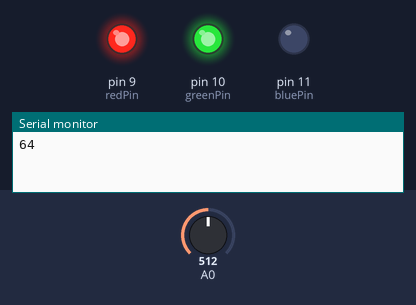
A sketch run on a simulated Arduino Uno, built with avr-gcc and run on an emulated ATmega328P. On the bench: output pins drawn as LEDs (lit = HIGH), the last lines printed to the serial monitor. Inputs (shaded band) come from the test bench; at power-on: A0 = 512.

Above: at 1.2 s.
1.3 s: A0 set to 716
At 2.2 s:
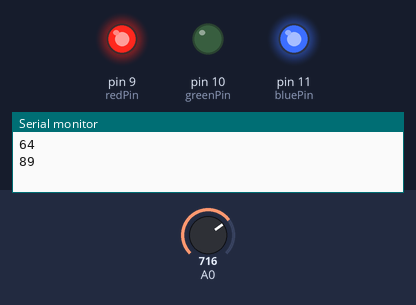
2.8 s: A0 set to 900
At 3.4 s:
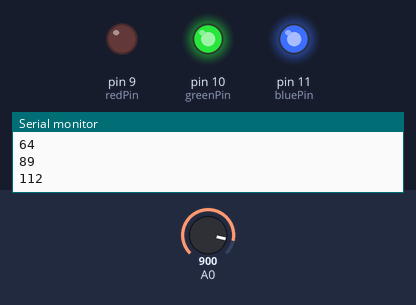
4.3 s: A0 set to 511
At 5.5 s:
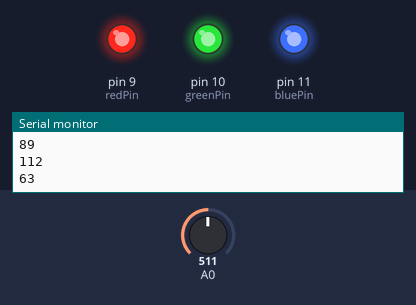
5.8 s: A0 set to 306
At 6.8 s:
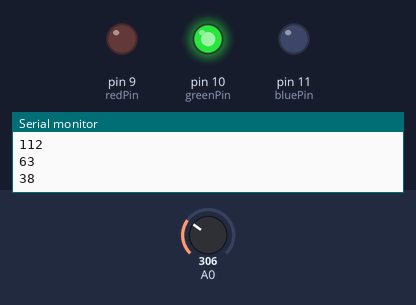
7.3 s: A0 set to 122
At 8.0 s:
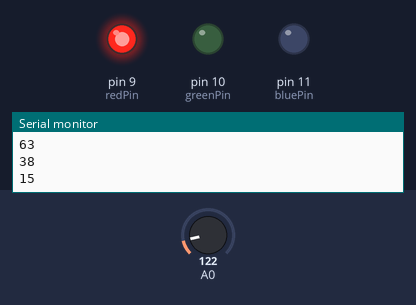
8.8 s: A0 set to 0
At 9.1 s:
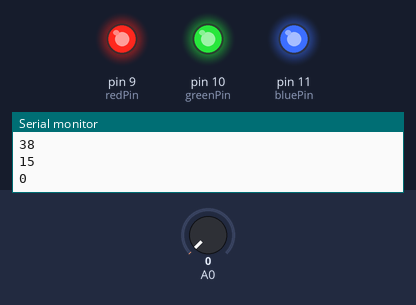
Timing chart, 0 to 11.3 s (numbered marks = the images above; inputs shaded):
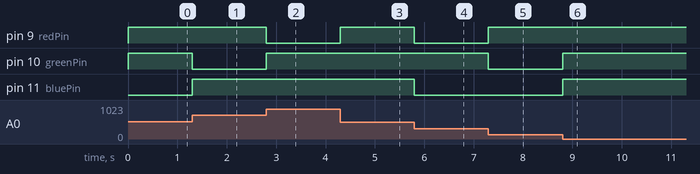

Measured:
- after the input at 1.3 s, pin 10 (greenPin): HIGH → LOW at once; pin 11 (bluePin): LOW → HIGH at once
- after the input at 2.8 s, pin 9 (redPin): HIGH → LOW at once; pin 10 (greenPin): LOW → HIGH at once
- after the input at 4.3 s, pin 9 (redPin): LOW → HIGH at once
- after the input at 5.8 s, pin 9 (redPin), pin 11 (bluePin): HIGH → LOW at once
- after the input at 7.3 s, pin 9 (redPin): LOW → HIGH at once; pin 10 (greenPin): HIGH → LOW at once
- after the input at 8.8 s, pin 10 (greenPin), pin 11 (bluePin): LOW → HIGH at once

The sketch:

ele_drumuino.pde
```cpp
#define ARE_YOU_DRUMUINO '0'
#define I_AM_DRUMUINO    '1'

int val = 0;
int prev_val = 0;
int redPin = 9;
int greenPin = 10;
int bluePin = 11;

void setup()
{
  pinMode(redPin, OUTPUT);
  pinMode(greenPin, OUTPUT);
  pinMode(bluePin, OUTPUT);
  Serial.begin(115200);
}

void loop()
{
  char pc_msg = Serial.read();
  if (pc_msg == ARE_YOU_DRUMUINO){
      Serial.print(I_AM_DRUMUINO);
  }
  // A i   O ü Í0 Ô s   É Í ³ d X s [ J ª Â È ª Á Ä ¢ é B
  // i ³ d X s [ J Ì ½ Î ¤ Íarduino ÌGND É Â È ® j
  val = analogRead(0);
  if (abs(prev_val - val) > 10 ){    // × © · ¬ é U ® Í   ç È ¢
    Serial.println(val / 8, DEC);    //MIDI É   é Ì Å Å å l ª127 É È é æ ¤ É · é
    led_blink(val);
    delay(9);                        // m C Y ª æ ç È ¢ æ ¤ É f [ ^ ð   Á ½ Æ « Í9 ~   b Ò Â
  }
  prev_val = val;
}

void led_blink(int val){
    switch(val % 7){
      case 0:
        digitalWrite(redPin,   HIGH);
        digitalWrite(greenPin, HIGH);
        digitalWrite(bluePin,  HIGH);
        break;
      case 1:
        digitalWrite(redPin,   HIGH);
        digitalWrite(greenPin, HIGH);
        digitalWrite(bluePin,  LOW);
        break;
      case 2:
        digitalWrite(redPin,   HIGH);
        digitalWrite(greenPin, LOW);
        digitalWrite(bluePin,  HIGH);
        break;
      case 3:
        digitalWrite(redPin,   HIGH);
        digitalWrite(greenPin, LOW);
        digitalWrite(bluePin,  LOW);
        break;
      case 4:
        digitalWrite(redPin,   LOW);
        digitalWrite(greenPin, HIGH);
        digitalWrite(bluePin,  HIGH);
        break;
      case 5:
        digitalWrite(redPin,   LOW);
        digitalWrite(greenPin, HIGH);
        digitalWrite(bluePin,  LOW);
        break;
      case 6:
        digitalWrite(redPin,   LOW);
        digitalWrite(greenPin, LOW);
        digitalWrite(bluePin,  HIGH);
        break;
      case 7:
        digitalWrite(redPin,   LOW);
        digitalWrite(greenPin, LOW);
        digitalWrite(bluePin,  LOW);
        break;
      }
}
```
